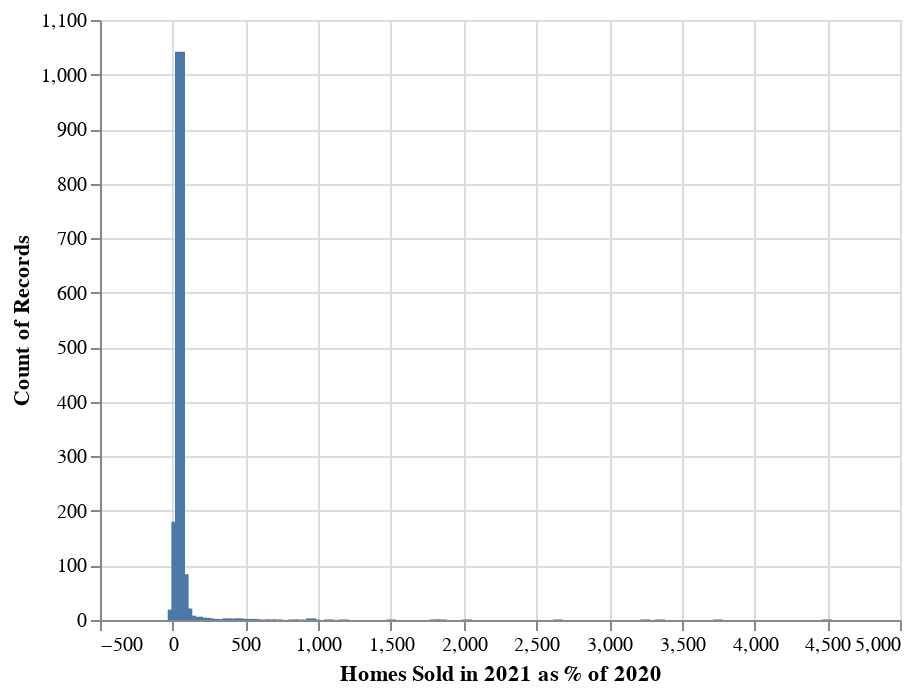

Notebook cell for this chart:
### Code cell
alt.Chart(ytd_transaction_vols).mark_bar().encode(
    x = alt.X('homes_sold_bin:Q',title = "Homes Sold in 2021 as % of 2020"),
    y = 'count()'
).transform_bin('homes_sold_bin', 'homes_sold_pct', bin = alt.Bin(step = 25))

### Figure 1 — Vega-Lite specification as saved in the notebook (floating-point values rounded to 4 significant figures; data arrays with more than 128 entries replaced by an {"elided": "..."} marker saying what was removed)
{"config": {"view": {"continuousWidth": 400, "continuousHeight": 300}}, "data": {"name": "data-717ef576fbe6086d953ee1a3fb6421a4"}, "mark": "bar", "encoding": {"x": {"type": "quantitative", "field": "homes_sold_bin", "title": "Homes Sold in 2021 as % of 2020"}, "y": {"type": "quantitative", "aggregate": "count"}}, "transform": [{"bin": {"step": 25}, "field": "homes_sold_pct", "as": "homes_sold_bin"}], "$schema": "https://vega.github.io/schema/vega-lite/v4.8.1.json", "datasets": {"data-717ef576fbe6086d953ee1a3fb6421a4": {"elided": "1421 records"}}}
